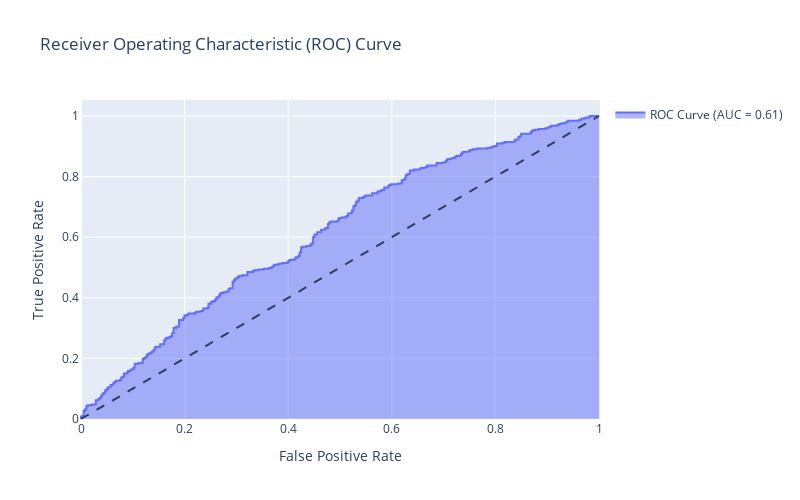

The cell this chart's notebook holds for it:
### Code cell
y_probs = grid_search.predict_proba(X_test)[:, 1]
fpr, tpr, thresholds = roc_curve(y_test, y_probs)
roc_auc = roc_auc_score(y_test, y_probs)

plotter.plot_roc_auc_curve(fpr, tpr, roc_auc)

### Figure 1 — Plotly figure (JSON) as saved in the notebook; plotly's stock layout.template omitted (floating-point values rounded to 4 significant figures; data arrays with more than 128 entries replaced by an {"elided": "..."} marker saying what was removed)
{"data": [{"fill": "tonexty", "mode": "lines", "name": "ROC Curve (AUC = 0.61)", "type": "scatter", "x": {"elided": "376 float values"}, "y": {"elided": "376 float values"}}], "layout": {"height": 500, "shapes": [{"line": {"dash": "dash"}, "type": "line", "x0": 0, "x1": 1, "y0": 0, "y1": 1}], "showlegend": true, "title": {"text": "Receiver Operating Characteristic (ROC) Curve"}, "width": 800, "xaxis": {"title": {"text": "False Positive Rate"}}, "yaxis": {"title": {"text": "True Positive Rate"}}}}
